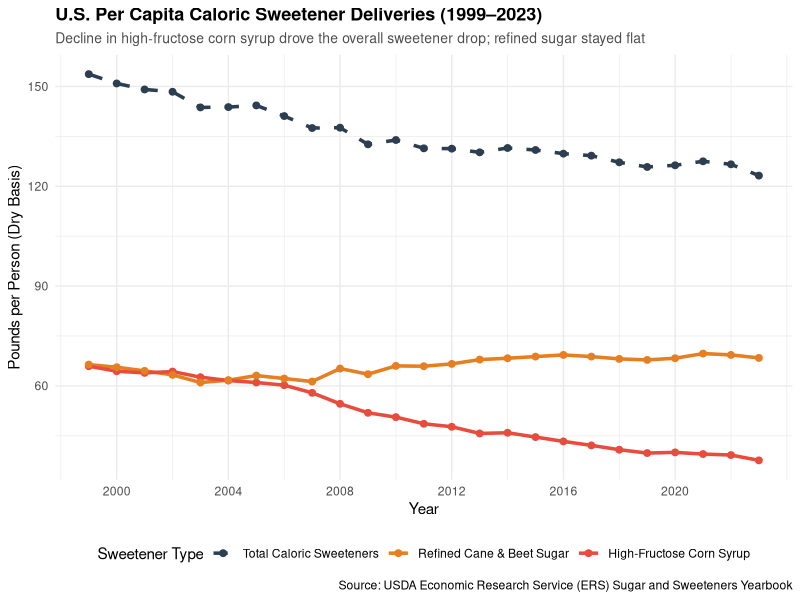

Reproduce this figure in R.
## ---- chunk 1
#| fig-width: 9
#| fig-height: 5.5
library(tidyverse)

# Per capita sweetener deliveries in pounds (dry basis) from USDA ERS Table 50
sweetener_trends <- tibble(
  year = rep(1999:2023, 3),
  sweetener = factor(
    rep(
      c("High-Fructose Corn Syrup", "Refined Cane & Beet Sugar", "Total Caloric Sweeteners"),
      each = 25
    ),
    levels = c("Total Caloric Sweeteners", "Refined Cane & Beet Sugar", "High-Fructose Corn Syrup")
  ),
  pounds = c(
    # High-Fructose Corn Syrup (HFCS)
    65.9, 64.4, 63.9, 64.3, 62.6, 61.6, 61.0, 60.2, 57.9, 54.6, 51.9, 50.6, 48.6,
    47.7, 45.7, 45.9, 44.6, 43.3, 42.1, 40.8, 39.8, 40.0, 39.5, 39.2, 37.6,
    # Refined cane and beet sugar
    66.4, 65.6, 64.5, 63.3, 61.0, 61.7, 63.1, 62.2, 61.3, 65.2, 63.5, 66.0, 65.9,
    66.6, 67.9, 68.3, 68.8, 69.3, 68.8, 68.1, 67.8, 68.3, 69.7, 69.3, 68.4,
    # Total caloric sweeteners
    153.7, 150.9, 149.1, 148.4, 143.7, 143.8, 144.3, 141.1, 137.5, 137.6, 132.6,
    133.9, 131.4, 131.3, 130.2, 131.5, 130.9, 129.8, 129.2, 127.2, 125.8, 126.3,
    127.5, 126.6, 123.2
  )
)

# Plot trend lines for each sweetener category
ggplot(sweetener_trends, aes(x = year, y = pounds, color = sweetener, linetype = sweetener)) +
  geom_line(linewidth = 1.2) +
  geom_point(size = 2) +
  scale_color_manual(
    values = c(
      "Total Caloric Sweeteners" = "#2c3e50",
      "Refined Cane & Beet Sugar" = "#e67e22",
      "High-Fructose Corn Syrup" = "#e74c3c"
    )
  ) +
  scale_linetype_manual(
    values = c(
      "Total Caloric Sweeteners" = "dashed",
      "Refined Cane & Beet Sugar" = "solid",
      "High-Fructose Corn Syrup" = "solid"
    )
  ) +
  scale_x_continuous(breaks = seq(2000, 2023, by = 4)) +
  labs(
    title = "U.S. Per Capita Caloric Sweetener Deliveries (1999–2023)",
    subtitle = "Decline in high-fructose corn syrup drove the overall sweetener drop; refined sugar stayed flat",
    x = "Year",
    y = "Pounds per Person (Dry Basis)",
    color = "Sweetener Type",
    linetype = "Sweetener Type",
    caption = "Source: USDA Economic Research Service (ERS) Sugar and Sweeteners Yearbook"
  ) +
  theme_minimal() +
  theme(
    legend.position = "bottom",
    plot.title = element_text(face = "bold", size = 13),
    plot.subtitle = element_text(color = "gray30", size = 10)
  )
